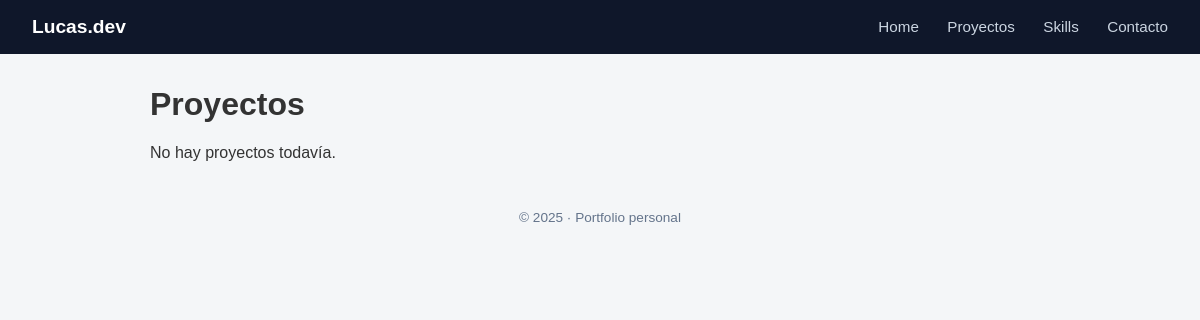
The page /projects/ on the database as committed earlier.
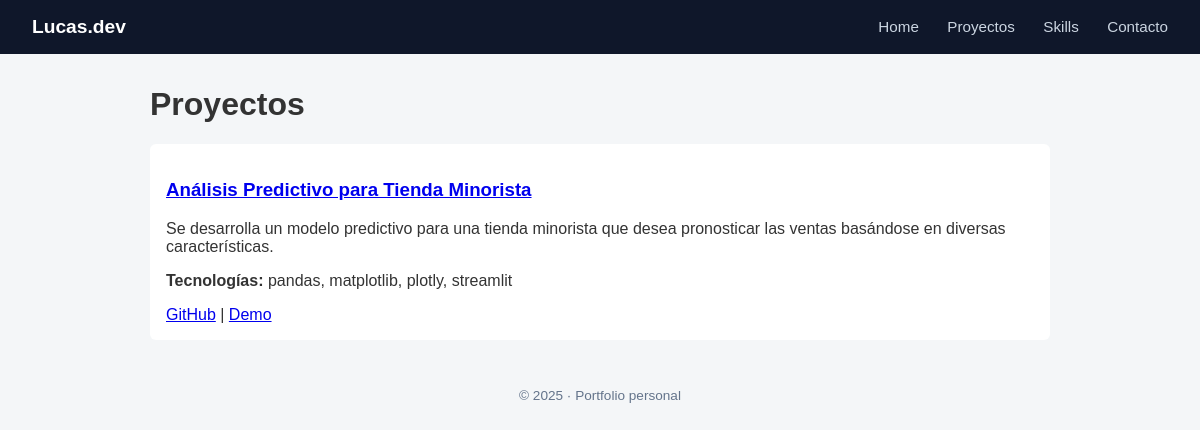
The same page on the database as committed later.
### projects/models.py (models this page shows, shortened)
class Project(models.Model):
    title = models.CharField(max_length=100)
    description = models.TextField()
    tech_stack = models.CharField(max_length=200)
    github_url = models.URLField()
    demo_url = models.URLField(blank=True)
    created_at = models.DateField()

### projects/views.py (the view)
# urls.py: path('', project_list, name='project_list'),
def project_list(request):
    projects = Project.objects.all()
    return render(request, 'projects/project_list.html', {
        'projects': projects
    })

### projects/templates/projects/project_list.html
{% extends "base.html" %}
{% block content %}
<h1>Proyectos</h1>
{% if projects %}
    {% for project in projects %}
        <div style="background:#fff; padding:1rem; margin-bottom:1rem; border-radius:6px;">
            <h3>
                <a href="{% url 'project_detail' project.pk %}">
                    {{ project.title }}
                </a>
            </h3>
            <p>{{ project.description }}</p>
            <p><strong>Tecnologías:</strong> {{ project.tech_stack }}</p>
            <a href="{{ project.github_url }}" target="_blank">GitHub</a>
            {% if project.demo_url %}
                | <a href="{{ project.demo_url }}" target="_blank">Demo</a>
            {% endif %}
        </div>
    {% endfor %}
{% else %}
    <p>No hay proyectos todavía.</p>
{% endif %}
{% endblock %}

### templates/base.html (shortened to what this page needs)
<!DOCTYPE html>
<html lang="es">
<head>
</head>
<body>
<header>
    <nav>
        <div class="logo">Lucas.dev</div>
        <div class="nav-links">
            <a href="{% url 'home' %}">Home</a>
            <a href="{% url 'project_list' %}">Proyectos</a>
            <a href="#">Skills</a>
            <a href="#">Contacto</a>
        </div>
    </nav>
</header>
<main class="container">
    {% block content %}
    {% endblock %}
</main>
<footer>
    © 2025 · Portfolio personal
</footer>
</body>
</html>

### templates/base.html (style rules this page uses)
body { margin: 0; font-family: Arial, Helvetica, sans-serif; background-color: #f4f6f8; color: #333; }
header { background-color: #0f172a; padding: 1rem 2rem; }
nav { display: flex; justify-content: space-between; align-items: center; }
.logo { color: #ffffff; font-weight: bold; font-size: 1.2rem; }
.nav-links a { color: #cbd5e1; text-decoration: none; margin-left: 1.5rem; font-size: 0.95rem; }
.container { max-width: 900px; margin: 2rem auto; padding: 0 1rem; }
footer { text-align: center; padding: 1rem; color: #64748b; font-size: 0.85rem; }

Rows that differ between the two databases and show on the page:
added Project: title "Análisis Predictivo para Tienda Minorista", description "Se desarrolla un modelo predictivo para una tienda minorista que desea pronosticar las ventas basándose en diversas características.", tech_stack "pandas, matplotlib, plotly, streamlit"
Other text that changed with them:
text no longer shown: "No hay proyectos todavía."
